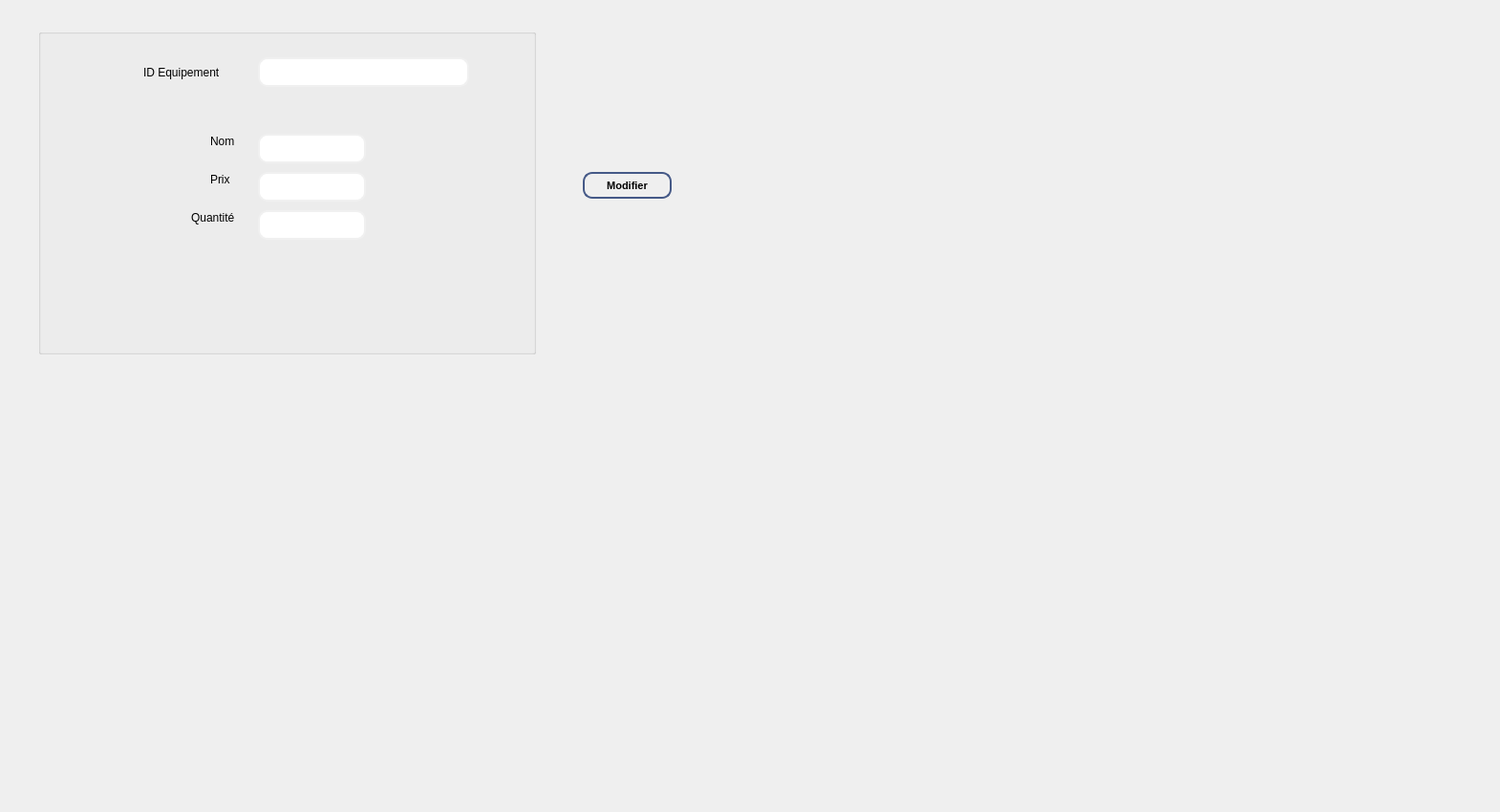
      <widget class="QWidget" name="tab_143">
       <attribute name="title">
        <string>Modifier un équipement</string>
       </attribute>
       <widget class="QLabel" name="label_11">
        <property name="geometry">
         <rect>
          <x>150</x>
          <y>65</y>
          <width>131</width>
          <height>21</height>
         </rect>
        </property>
        <property name="styleSheet">
         <string notr="true">font: 87 8pt &quot;Segoe UI Black&quot; rgb(0, 0, 0) ;</string>
        </property>
        <property name="text">
         <string>ID Equipement</string>
        </property>
       </widget>
       <widget class="QLineEdit" name="le_ID_3">
        <property name="geometry">
         <rect>
          <x>270</x>
          <y>60</y>
          <width>221</width>
          <height>31</height>
         </rect>
        </property>
        <property name="styleSheet">
         <string notr="true">QLineEdit {
  background-color: qlineargradient(x1: 0, y1: 0, x2: 0, y2: 1,
                                      stop: 0 #455987, stop: 1 #4d8fac);
  border: 2px solid #f0f0f0;
  border-radius: 10px;
  color: #ffffff;
  padding: 8px 16px;
  transition: all 0.3s ease-in-out;
}

QLineEdit:hover {
  background-color: qlineargradient(x1: 0, y1: 0, x2: 0, y2: 1,
                                      stop: 0 #4d8fac, stop: 1 #455987);
  border-color: #ffffff;
}

QLineEdit:focus {
  background-color: qlineargradient(x1: 0, y1: 0, x2: 0, y2: 1,
                                      stop: 0 #4d8fac, stop: 1 #455987);
  border-color: #ffffff;
  box-shadow: 0 0 10px #4d8fac;
}
</string>
        </property>
        <property name="text">
         <string/>
        </property>
       </widget>
       <widget class="QLabel" name="label_9">
        <property name="geometry">
         <rect>
          <x>100</x>
          <y>160</y>
          <width>111</width>
          <height>16</height>
         </rect>
        </property>
        <property name="styleSheet">
         <string notr="true">
font: 87 8pt &quot;Segoe UI Black&quot;;</string>
        </property>
        <property name="text">
         <string/>
        </property>
       </widget>
       <widget class="QGroupBox" name="groupBox_2_">
        <property name="geometry">
         <rect>
          <x>40</x>
          <y>30</y>
          <width>521</width>
          <height>341</height>
         </rect>
        </property>
        <property name="title">
         <string/>
        </property>
        <widget class="QLineEdit" name="le_nom_3">
         <property name="geometry">
          <rect>
           <x>230</x>
           <y>110</y>
           <width>113</width>
           <height>31</height>
          </rect>
         </property>
         <property name="styleSheet">
          <string notr="true">QLineEdit {
  background-color: qlineargradient(x1: 0, y1: 0, x2: 0, y2: 1,
                                      stop: 0 #455987, stop: 1 #4d8fac);
  border: 2px solid #f0f0f0;
  border-radius: 10px;
  color: #ffffff;
  padding: 8px 16px;
  transition: all 0.3s ease-in-out;
}

QLineEdit:hover {
  background-color: qlineargradient(x1: 0, y1: 0, x2: 0, y2: 1,
                                      stop: 0 #4d8fac, stop: 1 #455987);
  border-color: #ffffff;
}

QLineEdit:focus {
  background-color: qlineargradient(x1: 0, y1: 0, x2: 0, y2: 1,
                                      stop: 0 #4d8fac, stop: 1 #455987);
  border-color: #ffffff;
  box-shadow: 0 0 10px #4d8fac;
}
</string>
         </property>
        </widget>
        <widget class="QLineEdit" name="le_prix_3">
         <property name="geometry">
          <rect>
           <x>230</x>
           <y>150</y>
           <width>113</width>
           <height>31</height>
          </rect>
         </property>
         <property name="styleSheet">
          <string notr="true">QLineEdit {
  background-color: qlineargradient(x1: 0, y1: 0, x2: 0, y2: 1,
                                      stop: 0 #455987, stop: 1 #4d8fac);
  border: 2px solid #f0f0f0;
  border-radius: 10px;
  color: #ffffff;
  padding: 8px 16px;
  transition: all 0.3s ease-in-out;
}

QLineEdit:hover {
  background-color: qlineargradient(x1: 0, y1: 0, x2: 0, y2: 1,
                                      stop: 0 #4d8fac, stop: 1 #455987);
  border-color: #ffffff;
}

QLineEdit:focus {
  background-color: qlineargradient(x1: 0, y1: 0, x2: 0, y2: 1,
                                      stop: 0 #4d8fac, stop: 1 #455987);
  border-color: #ffffff;
  box-shadow: 0 0 10px #4d8fac;
}
</string>
         </property>
        </widget>
        <widget class="QLineEdit" name="la_quantite_3">
         <property name="geometry">
          <rect>
           <x>230</x>
           <y>190</y>
           <width>113</width>
           <height>31</height>
          </rect>
         </property>
         <property name="styleSheet">
          <string notr="true">QLineEdit {
  background-color: qlineargradient(x1: 0, y1: 0, x2: 0, y2: 1,
                                      stop: 0 #455987, stop: 1 #4d8fac);
  border: 2px solid #f0f0f0;
  border-radius: 10px;
  color: #ffffff;
  padding: 8px 16px;
  transition: all 0.3s ease-in-out;
}

QLineEdit:hover {
  background-color: qlineargradient(x1: 0, y1: 0, x2: 0, y2: 1,
                                      stop: 0 #4d8fac, stop: 1 #455987);
  border-color: #ffffff;
}

QLineEdit:focus {
  background-color: qlineargradient(x1: 0, y1: 0, x2: 0, y2: 1,
                                      stop: 0 #4d8fac, stop: 1 #455987);
  border-color: #ffffff;
  box-shadow: 0 0 10px #4d8fac;
}
</string>
         </property>
        </widget>
        <widget class="QLabel" name="label_13">
         <property name="geometry">
          <rect>
           <x>180</x>
           <y>110</y>
           <width>51</width>
           <height>16</height>
          </rect>
         </property>
         <property name="styleSheet">
          <string notr="true">font: 87 8pt &quot;Segoe UI Black&quot; rgb(0, 0, 0) ;</string>
         </property>
         <property name="text">
          <string>Nom</string>
         </property>
        </widget>
        <widget class="QLabel" name="label_12">
         <property name="geometry">
          <rect>
           <x>180</x>
           <y>150</y>
           <width>51</width>
           <height>16</height>
          </rect>
         </property>
         <property name="styleSheet">
          <string notr="true">font: 87 8pt &quot;Segoe UI Black&quot; rgb(0, 0, 0) ;</string>
         </property>
         <property name="text">
          <string>Prix</string>
         </property>
        </widget>
        <widget class="QLabel" name="label_10">
         <property name="geometry">
          <rect>
           <x>160</x>
           <y>190</y>
           <width>61</width>
           <height>16</height>
          </rect>
         </property>
         <property name="styleSheet">
          <string notr="true">font: 87 8pt &quot;Segoe UI Black&quot; rgb(0, 0, 0) ;</string>
         </property>
         <property name="text">
          <string>Quantité</string>
         </property>
        </widget>
       </widget>
       <widget class="QLabel" name="label_197">
        <property name="geometry">
         <rect>
          <x>-10</x>
          <y>-30</y>
          <width>841</width>
          <height>801</height>
         </rect>
        </property>
        <property name="text">
         <string/>
        </property>
        <property name="pixmap">
         <pixmap>:/fond.png</pixmap>
        </property>
       </widget>
       <widget class="QPushButton" name="modifier_equipement">
        <property name="geometry">
         <rect>
          <x>610</x>
          <y>180</y>
          <width>93</width>
          <height>28</height>
         </rect>
        </property>
        <property name="styleSheet">
         <string notr="true">QPushButton {
    background: qlineargradient(x1: 0, y1: 0, x2: 0, y2: 1,
                                stop: 0 #F5DEB3, stop: 0.5 #D2B48C, stop: 1.0 #F5DEB3);
    border: 2px solid #455987;
    border-radius: 10px;
    padding: 5px 10px;
    font-size: 11px; 
    font-weight: bold;
    color: #000000;
    text-shadow: 1px 1px #FFFFFF;
    box-shadow: 1px 1px 3px rgba(0, 0, 0, 0.25);
}

QPushButton:hover {
    background: qlineargradient(x1: 0, y1: 0, x2: 0, y2: 1,
                                stop: 0 #D2B48C, stop: 0.5 #F5DEB3, stop: 1.0 #F5DEB3);
    border: 2px solid #455987;
    text-shadow: 1px 1px #FFFFFF;
}
</string>
        </property>
        <property name="text">
         <string>Modifier</string>
        </property>
       </widget>
       <widget class="QLabel" name="label_205">
        <property name="geometry">
         <rect>
          <x>720</x>
          <y>40</y>
          <width>841</width>
          <height>801</height>
         </rect>
        </property>
        <property name="text">
         <string/>
        </property>
        <property name="pixmap">
         <pixmap>:/fond.png</pixmap>
        </property>
       </widget>
       <zorder>label_197</zorder>
       <zorder>groupBox_2_</zorder>
       <zorder>label_11</zorder>
       <zorder>le_ID_3</zorder>
       <zorder>label_9</zorder>
       <zorder>modifier_equipement</zorder>
       <zorder>label_205</zorder>
      </widget>
